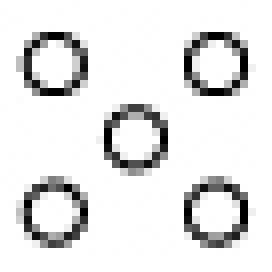
#> input picture images/rings.jpg, 34 x 34 px (shown 8 times larger)
$ python serial_fast.py   (Python 2 division)
#> lines starting #> are read from the running program, lines starting #| are printed output that depends on the picture
'''
serial_fast.py
Antuan Tran and Evan Yao, CS 205 Fall 2015

This is a serial python-only implementation of our algorithm. We used
it as a foundation for our parallel approach. This serial code is really slow!

'''


import numpy as np
import matplotlib.pyplot as plt
import scipy.stats as st

def gkern(kernlen=21, nsig=3):
    """Returns a 2D Gaussian kernel array."""

    interval = (2*nsig+1.)/(kernlen)
    x = np.linspace(-nsig-interval/2., nsig+interval/2., kernlen+1)
    kern1d = np.diff(st.norm.cdf(x))
    kernel_raw = np.sqrt(np.outer(kern1d, kern1d))
    kernel = kernel_raw/kernel_raw.sum()
    return kernel

def getWindow(image, center, winSize):
    (h, w) = np.shape(image)
    x,y = center
    side = (winSize / 2)
    window = np.zeros((winSize,winSize), dtype=float)

    # set boundaries of image window
    top = x - side
    bottom = x + side + 1
    left = y - side
    right = y + side + 1

    # boundaries of window
    wTop = 0
    wBottom = winSize
    wLeft = 0
    wRight = winSize

    # keep image boundary within image
    # also update into where we copy the image
    if top < 0:
        wTop = 0 - top
        top = 0
    if bottom > h - 1:
        wBottom = wBottom - (bottom - h + 1)
        bottom = h - 1
    if left < 0:
        wLeft = 0 - left
        left = 0
    if right > w - 1:
        wRight = wRight - (right - w + 1)
        right = w - 1

    window[wTop:wBottom, wLeft:wRight] = image[top:bottom, left:right]

    return window

def get_valid_windows(input, window_size):
    '''
    :param input: an NxM numpy array representing a static image
    :param window_size: size of the window we're grabbing from the input
    :return: list of [(pixel, [neighborhood]), (pixel, [neighborhood])...]
    '''

    result = []
    for h in range(input.shape[0]):
        for w in range(input.shape[1]):
            result.append((input[h,w], getWindow(input, (h,w), window_size).ravel()))
    return result


def fill_border(image, top, left, width):
    bottom = top + width - 1
    right = left + width - 1

    indices = []

    for i in range(width):
        if top >= 0:
            # image[top, left + i] = 1
            # image[bottom, left + i] = 1

            if i != 0 and i != width - 1:
                indices.append((top, left + i))
                indices.append((bottom, left + i))

        if left >= 0:
            # image[top + i, left] = 1
            # image[top + i, right] = 1

            indices.append((top + i, left))
            indices.append((top + i, right))

    return image, indices


def sum_square_error(template, image_chunk, mask, gaussian):
    #global gaussian
    '''
    Returns the sum of square error of a particular template on
    top of an image chunk. Uses the provided gaussian for weighting.
    '''
    # checking sizes
    assert np.shape(template) == np.shape(image_chunk)
    assert np.shape(image_chunk) == np.shape(gaussian)
    assert np.shape(mask) == np.shape(image_chunk)

    total = 0
    count = 0

    for i in range(template.shape[0]):
        if mask[i]:
            count += 1
            total += (template[i] - image_chunk[i]) ** 2 * gaussian[i]

    return total / float(count)


def find_match(template, mask_chunk, windows, gaussian, delta = 0.3):
    '''
    Finds a match of the template in the mask
    '''
    # checking that the size of the template and mask are the same
    assert np.shape(template) == np.shape(mask_chunk)

    results = []

    # looping through all possible windows
    for (pixel, window) in windows:
        error = sum_square_error(window, template, mask_chunk, gaussian)
        results.append((error, pixel))

    errors, _ = zip(*results)
    return results


if __name__ == '__main__':
    def rgb2gray(rgb):
        r, g, b = rgb[:,:,0], rgb[:,:,1], rgb[:,:,2]
        gray = 0.2989 * r + 0.5870 * g + 0.1140 * b
        return gray

    try:
        image = rgb2gray(plt.imread('images/rings.jpg'))
    except:
        image = plt.imread('images/rings.jpg')
#> image is the input picture: shape (34, 34); min 0, max 255, mean 228.4

    window_size = 9

    # output image size
    output_h = 53
    output_w = 53

    # if we're trying to synthesize something smaller than our template
    if output_h <= image.shape[0] or output_w < image.shape[1]:
        raise Exception("Dimensions of synthesized image must be greater than that of input!")

    # our output image
    output = np.zeros((output_h, output_w), dtype=float)

    # getting the corner coordinates of the image patch inside the blank (for now) output
    top = (output_h - image.shape[0]) / 2
#> top = 9
    left = (output_w - image.shape[1]) / 2
#> left = 9

    # plant the image inside the blank
    output[top:top + image.shape[0], left:left + image.shape[1]] = image
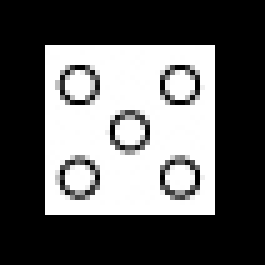
#> output: shape (53, 53) float64 (shown 5 times larger); min 0, max 255, mean 94

    # windows to try and match
    image_windows = get_valid_windows(image, window_size)

    # binary matrix of pixels that have already been filled in
    mask = np.zeros((output_h,output_w), dtype=float)
    mask[top:top + image.shape[0], left:left + image.shape[1]] = 1

    gaussian = gkern(window_size, 3)

    progress = 0
    total = np.size(output) - np.size(image)

    for i in range(1, (output_h - image.shape[0])/2 + 1):
        #print mask
        new_mask, pixels_to_fill = fill_border(mask, top - i , left - i,  image.shape[0] + 2 * i)
        #print new_mask
        for x,y in pixels_to_fill:
            #print "Filling for (%d, %d) " % (x,y)
            mask_chunk = getWindow(mask, (x,y), window_size).ravel()
            pixelWindow = getWindow(output, (x,y), window_size).ravel()

            assert mask_chunk[mask_chunk.size / 2] == 0
            # [5 lines of commented-out code are left out]
#> (the run stopped early here; a loop or call above may not have finished)
